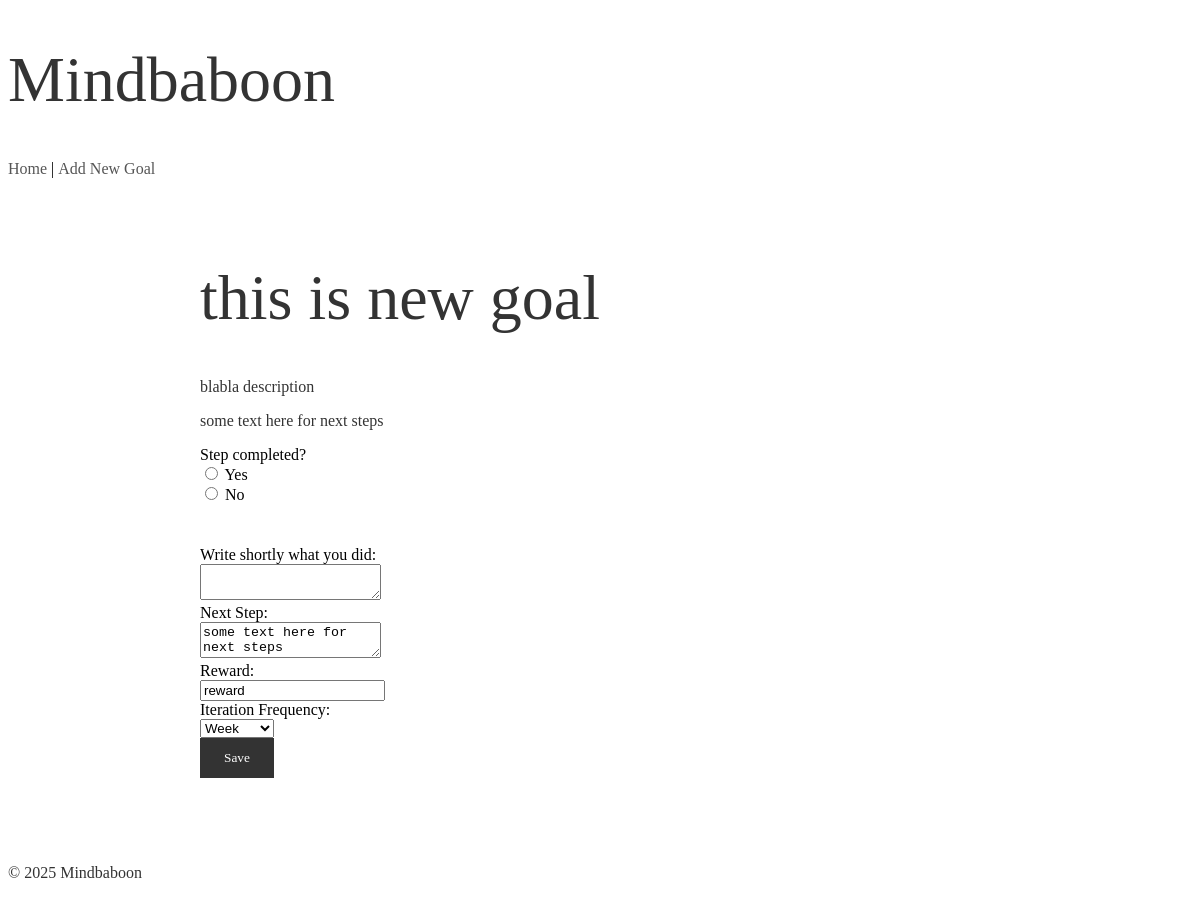
Screenshot of /iteration/4 with the database file from the repository.
### tables this page shows
CREATE TABLE goals (
            id INTEGER PRIMARY KEY AUTOINCREMENT,
            goal_name TEXT NOT NULL,
            goal_description TEXT,
            time_span TEXT,
            end_date TEXT,
            iteration TEXT,
            next_steps TEXT,
            reward TEXT,
            completed INTEGER NOT NULL DEFAULT 0,
            is_paused INTEGER NOT NULL DEFAULT 0,
            last_email_sent TIMESTAMP,
            created_at TIMESTAMP NOT NULL,
            last_reminder_at TIMESTAMP
        );

### iteration.py (the view, shortened to what this page needs)
@iteration_bp.route("/iteration/<int:goal_id>", methods=["GET", "POST"])
def iteration_view(goal_id):
    conn = get_db_connection()
    goal = conn.execute("SELECT * FROM goals WHERE id = ?", (goal_id,)).fetchone()
    if not goal:
        conn.close()
        return "Goal not found", 404
    conn.close()
    return render_template("iteration.html", goal=goal)

### database.py (called while the page is built)
def get_db_connection():
    try:
        data_dir = 'data'
        if not os.path.exists(data_dir):
            os.makedirs(data_dir, exist_ok=True)
        db_path = os.path.join(data_dir, 'mindbaboon.db')
        conn = sqlite3.connect(db_path)
        conn.row_factory = sqlite3.Row
        return conn
    except Exception as e:
        print(f"Database connection error: {e}")
        raise

### templates/iteration.html (shortened to what this page needs)
{% extends "base.html" %}
{% block content %}
<div class="add-goal-page">
  <h1>{{ goal.goal_name }}</h1>
  <p>{{ goal.goal_description }}</p>
  <p>{{ goal.next_steps }}</p>
  <form method="POST" class="form-group-big">
    <label>Step completed?</label><br>
    <input type="radio" name="completed" value="yes" {% if request.args.get('completed') == 'yes' %}checked{% endif %} onclick="updateMessage('yes')"> Yes<br>
    <input type="radio" name="completed" value="no" {% if request.args.get('completed') == 'no' %}checked{% endif %} onclick="updateMessage('no')"> No<br>
    <label id="lblWasDone">Write shortly what you did:</label><br>
    <textarea id="txtWasDone" name="was_done"></textarea><br>
    <label id="lblNextStep">Next Step:</label><br>
    <textarea id="txtNextStep" name="next_steps">{{ goal.next_steps }}</textarea><br>
    <label id="lblReward">Reward:</label><br>
    <input type="text" id="txtReward" name="reward" value="{{ goal.reward }}"><br>
    <label id="lblIteration">Iteration Frequency:</label><br>
    <select id="selIteration" name="iteration">
      <option value="week" {% if goal.iteration == 'week' %}selected{% endif %}>Week</option>
    </select><br>
    <button type="submit" id="btnSave" class="add-goal-button">Save</button>
  </form>
</div>
{% endblock %}

### static/style.css (style rules this page uses)
h1, h2, p, strong, em, a { font-family: "crete", serif; font-weight: 400; color: #333; }
h1 { font-size: 4rem; }
.add-goal-page { margin: 0 auto; max-width: 800px; padding: 40px 20px; }
.form-group-big { margin-bottom: 30px; position: relative; }
::placeholder { color: #ccc; }
.add-goal-button { font-family: "crete", serif; font-weight: 400; background-color: #333; color: #fff; border: none; padding: 12px 24px; cursor: pointer; transition: background-color 0.2s ease; }

### rows the page displays
goals: goal_name "this is new goal", goal_description "blabla description", next_steps "some text here for next steps", reward "reward", iteration "Week"
